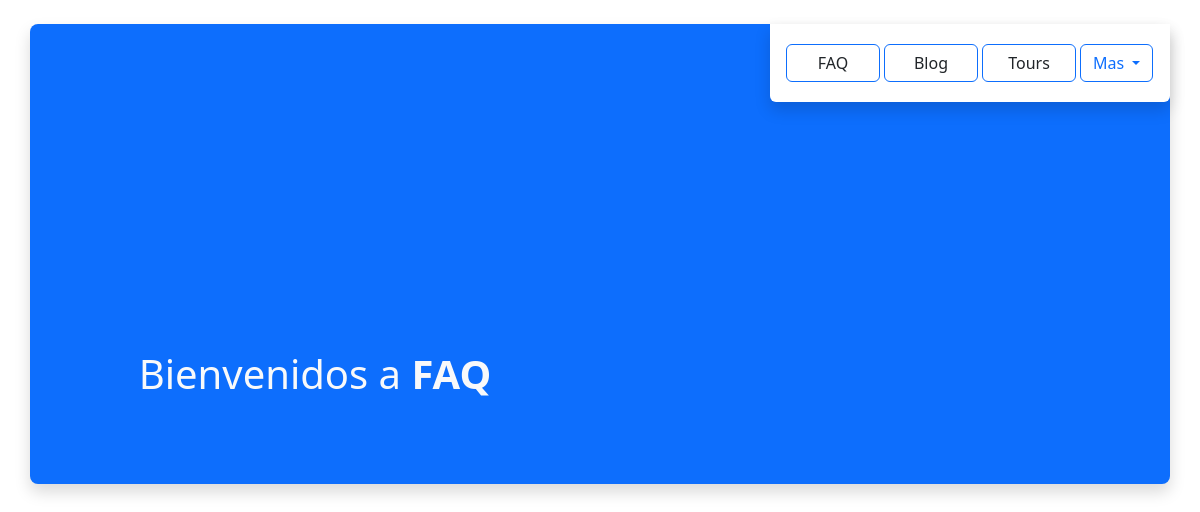
/faq/, run on an earlier commit of the app's database.
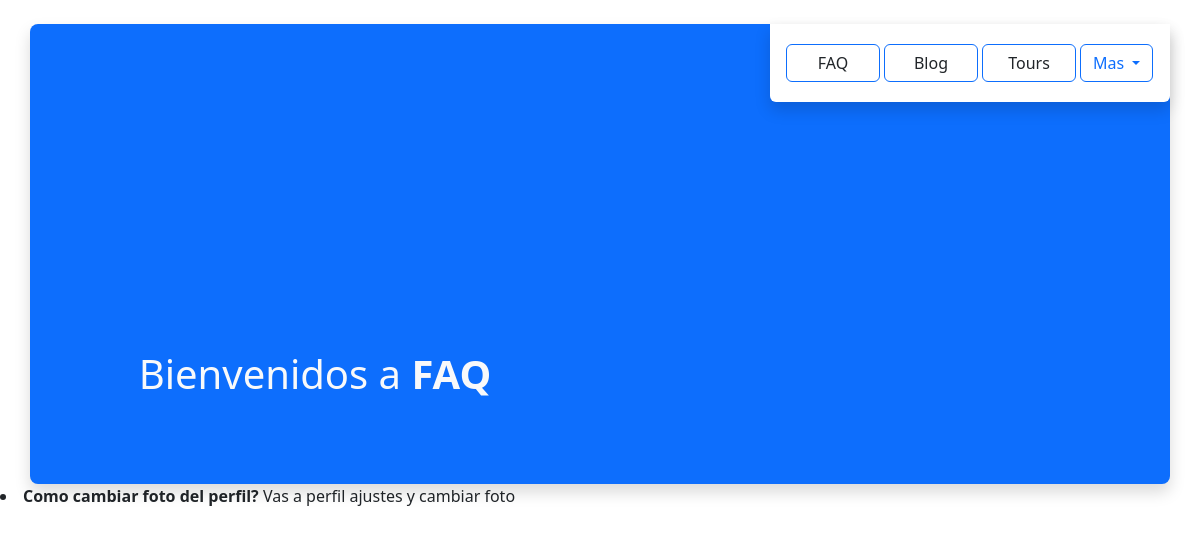
And on a later commit of the database.
### app/models.py (models this page shows)
class Faq(models.Model):
      question = models.CharField(max_length=100)
      answer = models.CharField(max_length=500)

### app/views.py (the view)
# urls.py: path('faq/', faq, name='faq'),
def faq(request):
    faq = Faq.objects.all()
    return render(request, 'app/faq.html', {'faq': faq})

### app/templates/app/faq.html (shortened to what this page needs)
<!doctype html>
<html lang="en">
  <head>
    <link href="https://cdn.jsdelivr.net/npm/bootstrap@5.3.0-alpha3/dist/css/bootstrap.min.css" rel="stylesheet">
  </head>
  <body>
      <header class='shadow mt-4 bg-primary rounded-3 position-relative d-flex text-light  container mt-1' style=' height: 460px   ' >
            <div class="start-0  rounded-3 position-absolute   w-50 text-center  top-50"
            style='height: 230px; width: 100px; ' >
              <h1 class='mt-5 p-5  text text'>Bienvenidos a <strong>FAQ</strong> </h1>
            </div>
            <div class=' position-absolute  end-0 shadow d-block rounded-bottom  bg-white justify-content-center    text-center'
            style='width: 25rem; height: 78px;' >
              <ul class=' container w-100  m-1 d-flex '>
                  <a class=' me-1 w-25 btn-outline-primary  bg-white btn mt-3  text-dark' href=' {% url 'app:faq' %}'>
                    FAQ
                  </a>
                  <a class=' me-1 w-25 btn-outline-primary bg-white btn mt-3  text-dark' href=' {% url 'app:blog' %}'>
                    Blog
                    </a>
                  <a class='me-1  w-25  btn-outline-primary bg-white btn mt-3  text-dark' href=' {% url 'app:tours' %}'>
                    Tours
                    </a>
                        <div class="btn-group me-2">
                        <button type="button" class="btn btn-white  mt-3 btn-outline-primary  dropdown-toggle" data-bs-toggle="dropdown" aria-expanded="false">
                          Mas
                        </button>
                        </div>
              </ul>
            </div>
          </header>
          {% for faq in faq %}
            <li><strong>{{faq.question}} </strong>
                  {{faq.answer}}
            </li>
          {% endfor %}
  </body>
</html>

What changed in the data, as far as the page shows it:
added Faq: question "Como cambiar foto del perfil?", answer "Vas a perfil ajustes y cambiar foto"
